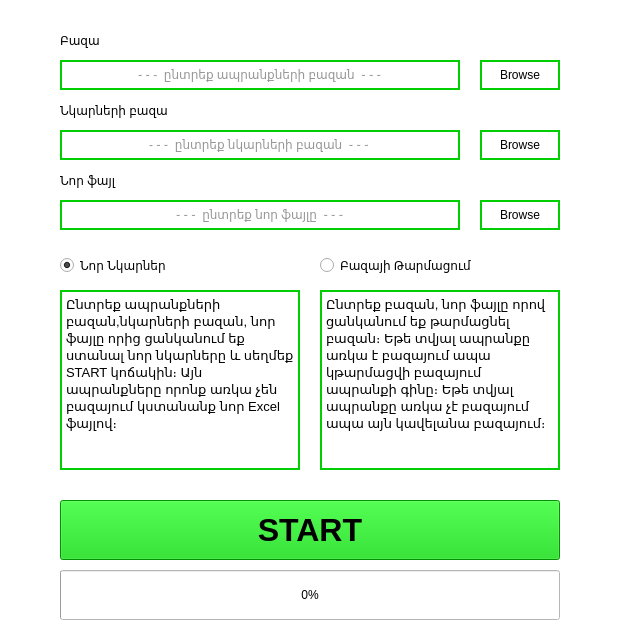
<?xml version="1.0" encoding="UTF-8"?>
<ui version="4.0">
 <class>MainWindow</class>
 <widget class="QMainWindow" name="MainWindow">
  <property name="geometry">
   <rect>
    <x>0</x>
    <y>0</y>
    <width>620</width>
    <height>630</height>
   </rect>
  </property>
  <property name="minimumSize">
   <size>
    <width>620</width>
    <height>630</height>
   </size>
  </property>
  <property name="windowTitle">
   <string>app version 4</string>
  </property>
  <property name="styleSheet">
   <string notr="true">background-color: rgb(255, 255, 255);
</string>
  </property>
  <widget class="QWidget" name="centralwidget">
   <widget class="QLabel" name="label">
    <property name="geometry">
     <rect>
      <x>60</x>
      <y>30</y>
      <width>120</width>
      <height>20</height>
     </rect>
    </property>
    <property name="sizePolicy">
     <sizepolicy hsizetype="Fixed" vsizetype="Fixed">
      <horstretch>0</horstretch>
      <verstretch>0</verstretch>
     </sizepolicy>
    </property>
    <property name="minimumSize">
     <size>
      <width>120</width>
      <height>20</height>
     </size>
    </property>
    <property name="font">
     <font>
      <underline>false</underline>
     </font>
    </property>
    <property name="styleSheet">
     <string notr="true">color: rgb(0, 0, 0);</string>
    </property>
    <property name="text">
     <string>Բազա</string>
    </property>
   </widget>
   <widget class="QRadioButton" name="base_update">
    <property name="geometry">
     <rect>
      <x>320</x>
      <y>250</y>
      <width>240</width>
      <height>30</height>
     </rect>
    </property>
    <property name="minimumSize">
     <size>
      <width>180</width>
      <height>30</height>
     </size>
    </property>
    <property name="font">
     <font>
      <underline>false</underline>
     </font>
    </property>
    <property name="styleSheet">
     <string notr="true">color: rgb(0, 0, 0);
</string>
    </property>
    <property name="text">
     <string>Բազայի Թարմացում</string>
    </property>
    <property name="checked">
     <bool>false</bool>
    </property>
   </widget>
   <widget class="QLineEdit" name="new_file">
    <property name="geometry">
     <rect>
      <x>60</x>
      <y>200</y>
      <width>400</width>
      <height>30</height>
     </rect>
    </property>
    <property name="styleSheet">
     <string notr="true">color: rgb(150, 150, 150);
border-style: solid;
border-width: 2px;
border-color: rgb(0, 206, 0);</string>
    </property>
    <property name="text">
     <string>֊ ֊ ֊  ընտրեք նոր ֆայլը  ֊ ֊ ֊</string>
    </property>
    <property name="alignment">
     <set>Qt::AlignCenter</set>
    </property>
    <property name="readOnly">
     <bool>true</bool>
    </property>
   </widget>
   <widget class="QTextBrowser" name="textBrowser_2">
    <property name="geometry">
     <rect>
      <x>60</x>
      <y>290</y>
      <width>240</width>
      <height>180</height>
     </rect>
    </property>
    <property name="sizePolicy">
     <sizepolicy hsizetype="Fixed" vsizetype="Fixed">
      <horstretch>0</horstretch>
      <verstretch>0</verstretch>
     </sizepolicy>
    </property>
    <property name="minimumSize">
     <size>
      <width>240</width>
      <height>160</height>
     </size>
    </property>
    <property name="styleSheet">
     <string notr="true">color: rgb(0, 0, 0);
border-style: solid;
border-width: 2px;
border-color: rgb(0, 206, 0);</string>
    </property>
    <property name="html">
     <string>&lt;!DOCTYPE HTML PUBLIC &quot;-//W3C//DTD HTML 4.0//EN&quot; &quot;http://www.w3.org/TR/REC-html40/strict.dtd&quot;&gt;
&lt;html&gt;&lt;head&gt;&lt;meta name=&quot;qrichtext&quot; content=&quot;1&quot; /&gt;&lt;style type=&quot;text/css&quot;&gt;
p, li { white-space: pre-wrap; }
&lt;/style&gt;&lt;/head&gt;&lt;body style=&quot; font-family:'Noto Sans'; font-size:10pt; font-weight:400; font-style:normal;&quot;&gt;
&lt;p style=&quot; margin-top:0px; margin-bottom:0px; margin-left:0px; margin-right:0px; -qt-block-indent:0; text-indent:0px;&quot;&gt;Ընտրեք ապրանքների բազան,նկարների բազան, նոր ֆայլը որից ցանկանում եք ստանալ նոր նկարները և սեղմեք START կոճակին։ Այն ապրանքները որոնք առկա չեն բազայում կստանանք նոր Excel ֆայլով։&lt;/p&gt;&lt;/body&gt;&lt;/html&gt;</string>
    </property>
   </widget>
   <widget class="QRadioButton" name="new_pictures">
    <property name="geometry">
     <rect>
      <x>60</x>
      <y>250</y>
      <width>240</width>
      <height>30</height>
     </rect>
    </property>
    <property name="minimumSize">
     <size>
      <width>180</width>
      <height>30</height>
     </size>
    </property>
    <property name="font">
     <font>
      <underline>false</underline>
     </font>
    </property>
    <property name="styleSheet">
     <string notr="true">color: rgb(0, 0, 0);</string>
    </property>
    <property name="text">
     <string>Նոր Նկարներ</string>
    </property>
    <property name="checked">
     <bool>true</bool>
    </property>
   </widget>
   <widget class="QLineEdit" name="base">
    <property name="geometry">
     <rect>
      <x>60</x>
      <y>60</y>
      <width>400</width>
      <height>30</height>
     </rect>
    </property>
    <property name="styleSheet">
     <string notr="true">color: rgb(150, 150, 150);
border-style: solid;
border-width: 2px;
border-color: rgb(0, 206, 0);</string>
    </property>
    <property name="text">
     <string>֊ ֊ -  ընտրեք ապրանքների բազան  ֊ ֊ ֊</string>
    </property>
    <property name="alignment">
     <set>Qt::AlignCenter</set>
    </property>
    <property name="readOnly">
     <bool>true</bool>
    </property>
   </widget>
   <widget class="QTextBrowser" name="textBrowser">
    <property name="geometry">
     <rect>
      <x>320</x>
      <y>290</y>
      <width>240</width>
      <height>180</height>
     </rect>
    </property>
    <property name="sizePolicy">
     <sizepolicy hsizetype="Fixed" vsizetype="Fixed">
      <horstretch>0</horstretch>
      <verstretch>0</verstretch>
     </sizepolicy>
    </property>
    <property name="minimumSize">
     <size>
      <width>240</width>
      <height>160</height>
     </size>
    </property>
    <property name="styleSheet">
     <string notr="true">color: rgb(0, 0, 0);
border-style: solid;
border-width: 2px;
border-color: rgb(0, 206, 0);</string>
    </property>
    <property name="html">
     <string>&lt;!DOCTYPE HTML PUBLIC &quot;-//W3C//DTD HTML 4.0//EN&quot; &quot;http://www.w3.org/TR/REC-html40/strict.dtd&quot;&gt;
&lt;html&gt;&lt;head&gt;&lt;meta name=&quot;qrichtext&quot; content=&quot;1&quot; /&gt;&lt;style type=&quot;text/css&quot;&gt;
p, li { white-space: pre-wrap; }
&lt;/style&gt;&lt;/head&gt;&lt;body style=&quot; font-family:'Noto Sans'; font-size:10pt; font-weight:400; font-style:normal;&quot;&gt;
&lt;p style=&quot; margin-top:0px; margin-bottom:0px; margin-left:0px; margin-right:0px; -qt-block-indent:0; text-indent:0px;&quot;&gt;Ընտրեք բազան, նոր ֆայլը որով ցանկանում եք թարմացնել բազան։ Եթե տվյալ ապրանքը առկա է բազայում ապա կթարմացվի բազայում ապրանքի գինը։ Եթե տվյալ ապրանքը առկա չէ բազայում ապա այն կավելանա բազայում։ &lt;/p&gt;&lt;/body&gt;&lt;/html&gt;</string>
    </property>
   </widget>
   <widget class="QLabel" name="label_3">
    <property name="geometry">
     <rect>
      <x>60</x>
      <y>100</y>
      <width>120</width>
      <height>20</height>
     </rect>
    </property>
    <property name="sizePolicy">
     <sizepolicy hsizetype="Fixed" vsizetype="Fixed">
      <horstretch>0</horstretch>
      <verstretch>0</verstretch>
     </sizepolicy>
    </property>
    <property name="minimumSize">
     <size>
      <width>120</width>
      <height>20</height>
     </size>
    </property>
    <property name="font">
     <font>
      <underline>false</underline>
     </font>
    </property>
    <property name="styleSheet">
     <string notr="true">color: rgb(0, 0, 0);</string>
    </property>
    <property name="text">
     <string>Նկարների բազա</string>
    </property>
   </widget>
   <widget class="QLabel" name="label_2">
    <property name="geometry">
     <rect>
      <x>60</x>
      <y>170</y>
      <width>120</width>
      <height>20</height>
     </rect>
    </property>
    <property name="sizePolicy">
     <sizepolicy hsizetype="Fixed" vsizetype="Fixed">
      <horstretch>0</horstretch>
      <verstretch>0</verstretch>
     </sizepolicy>
    </property>
    <property name="minimumSize">
     <size>
      <width>120</width>
      <height>20</height>
     </size>
    </property>
    <property name="font">
     <font>
      <underline>false</underline>
     </font>
    </property>
    <property name="styleSheet">
     <string notr="true">color: rgb(0, 0, 0);</string>
    </property>
    <property name="text">
     <string>Նոր ֆայլ</string>
    </property>
   </widget>
   <widget class="QLineEdit" name="img_base">
    <property name="geometry">
     <rect>
      <x>60</x>
      <y>130</y>
      <width>400</width>
      <height>30</height>
     </rect>
    </property>
    <property name="styleSheet">
     <string notr="true">color: rgb(150, 150, 150);
border-style: solid;
border-width: 2px;
border-color: rgb(0, 206, 0);</string>
    </property>
    <property name="text">
     <string>- ֊ ֊  ընտրեք նկարների բազան  ֊ ֊ ֊</string>
    </property>
    <property name="alignment">
     <set>Qt::AlignCenter</set>
    </property>
    <property name="readOnly">
     <bool>true</bool>
    </property>
   </widget>
   <widget class="QPushButton" name="btn_start">
    <property name="geometry">
     <rect>
      <x>60</x>
      <y>500</y>
      <width>500</width>
      <height>60</height>
     </rect>
    </property>
    <property name="sizePolicy">
     <sizepolicy hsizetype="Expanding" vsizetype="Expanding">
      <horstretch>0</horstretch>
      <verstretch>0</verstretch>
     </sizepolicy>
    </property>
    <property name="minimumSize">
     <size>
      <width>0</width>
      <height>60</height>
     </size>
    </property>
    <property name="font">
     <font>
      <pointsize>24</pointsize>
      <weight>75</weight>
      <bold>true</bold>
     </font>
    </property>
    <property name="styleSheet">
     <string notr="true">background-color: rgb(0, 206, 0);
</string>
    </property>
    <property name="text">
     <string>START</string>
    </property>
   </widget>
   <widget class="QPushButton" name="Browse1">
    <property name="geometry">
     <rect>
      <x>480</x>
      <y>60</y>
      <width>80</width>
      <height>30</height>
     </rect>
    </property>
    <property name="sizePolicy">
     <sizepolicy hsizetype="Expanding" vsizetype="Fixed">
      <horstretch>0</horstretch>
      <verstretch>0</verstretch>
     </sizepolicy>
    </property>
    <property name="styleSheet">
     <string notr="true">color: rgb(0, 0, 0);
border-style: solid;
border-width: 2px;
border-color: rgb(0, 206, 0);</string>
    </property>
    <property name="text">
     <string>Browse</string>
    </property>
   </widget>
   <widget class="QPushButton" name="Browse2">
    <property name="geometry">
     <rect>
      <x>480</x>
      <y>130</y>
      <width>80</width>
      <height>30</height>
     </rect>
    </property>
    <property name="sizePolicy">
     <sizepolicy hsizetype="Expanding" vsizetype="Fixed">
      <horstretch>0</horstretch>
      <verstretch>0</verstretch>
     </sizepolicy>
    </property>
    <property name="styleSheet">
     <string notr="true">color: rgb(0, 0, 0);
border-style: solid;
border-width: 2px;
border-color: rgb(0, 206, 0);</string>
    </property>
    <property name="text">
     <string>Browse</string>
    </property>
   </widget>
   <widget class="QPushButton" name="Browse3">
    <property name="geometry">
     <rect>
      <x>480</x>
      <y>200</y>
      <width>80</width>
      <height>30</height>
     </rect>
    </property>
    <property name="sizePolicy">
     <sizepolicy hsizetype="Expanding" vsizetype="Fixed">
      <horstretch>0</horstretch>
      <verstretch>0</verstretch>
     </sizepolicy>
    </property>
    <property name="styleSheet">
     <string notr="true">color: rgb(0, 0, 0);
border-style: solid;
border-width: 2px;
border-color: rgb(0, 206, 0);
</string>
    </property>
    <property name="text">
     <string>Browse</string>
    </property>
   </widget>
   <widget class="QProgressBar" name="progressBar">
    <property name="geometry">
     <rect>
      <x>60</x>
      <y>570</y>
      <width>500</width>
      <height>50</height>
     </rect>
    </property>
    <property name="value">
     <number>0</number>
    </property>
   </widget>
  </widget>
 </widget>
 <resources/>
 <connections/>
</ui>
